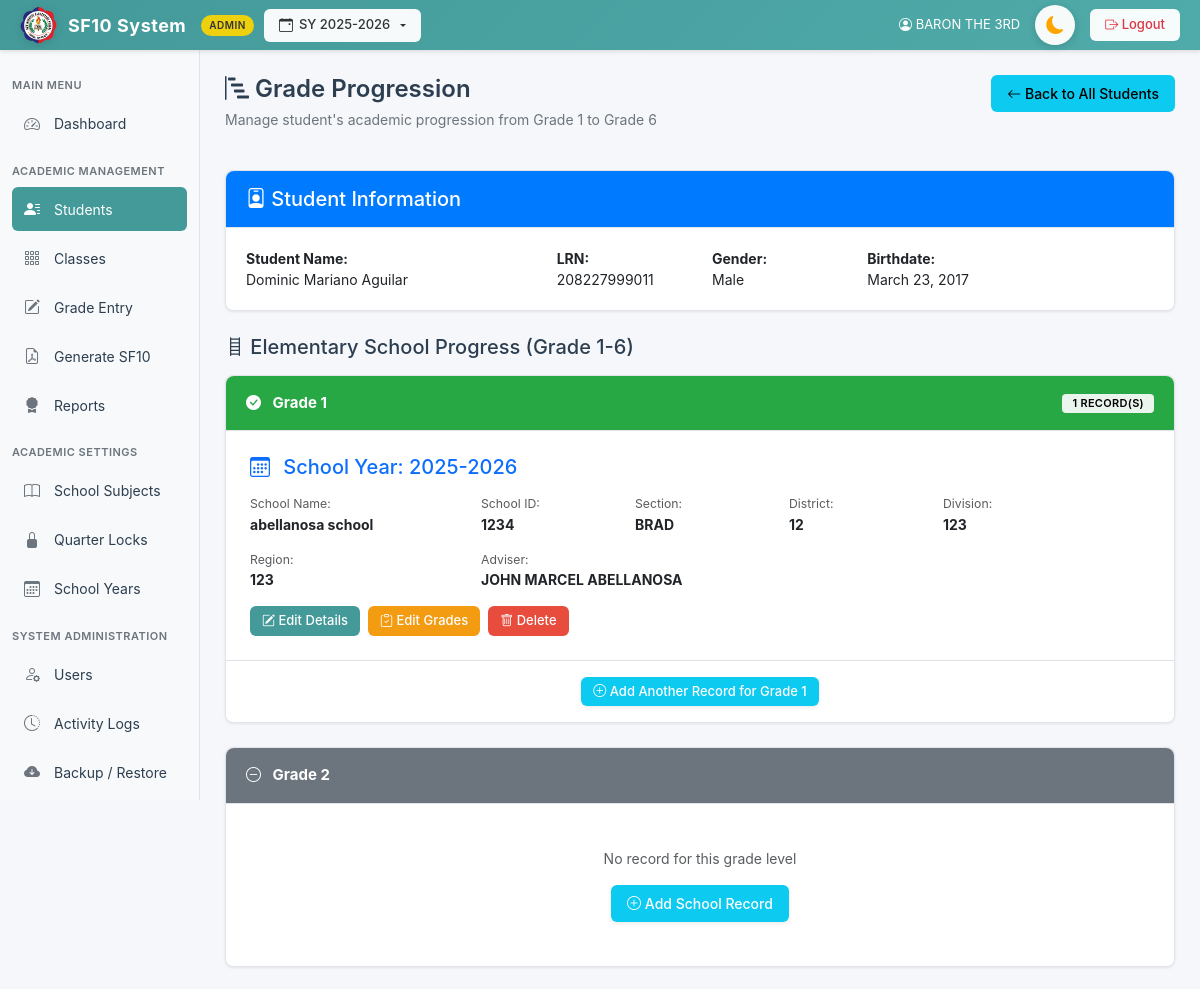
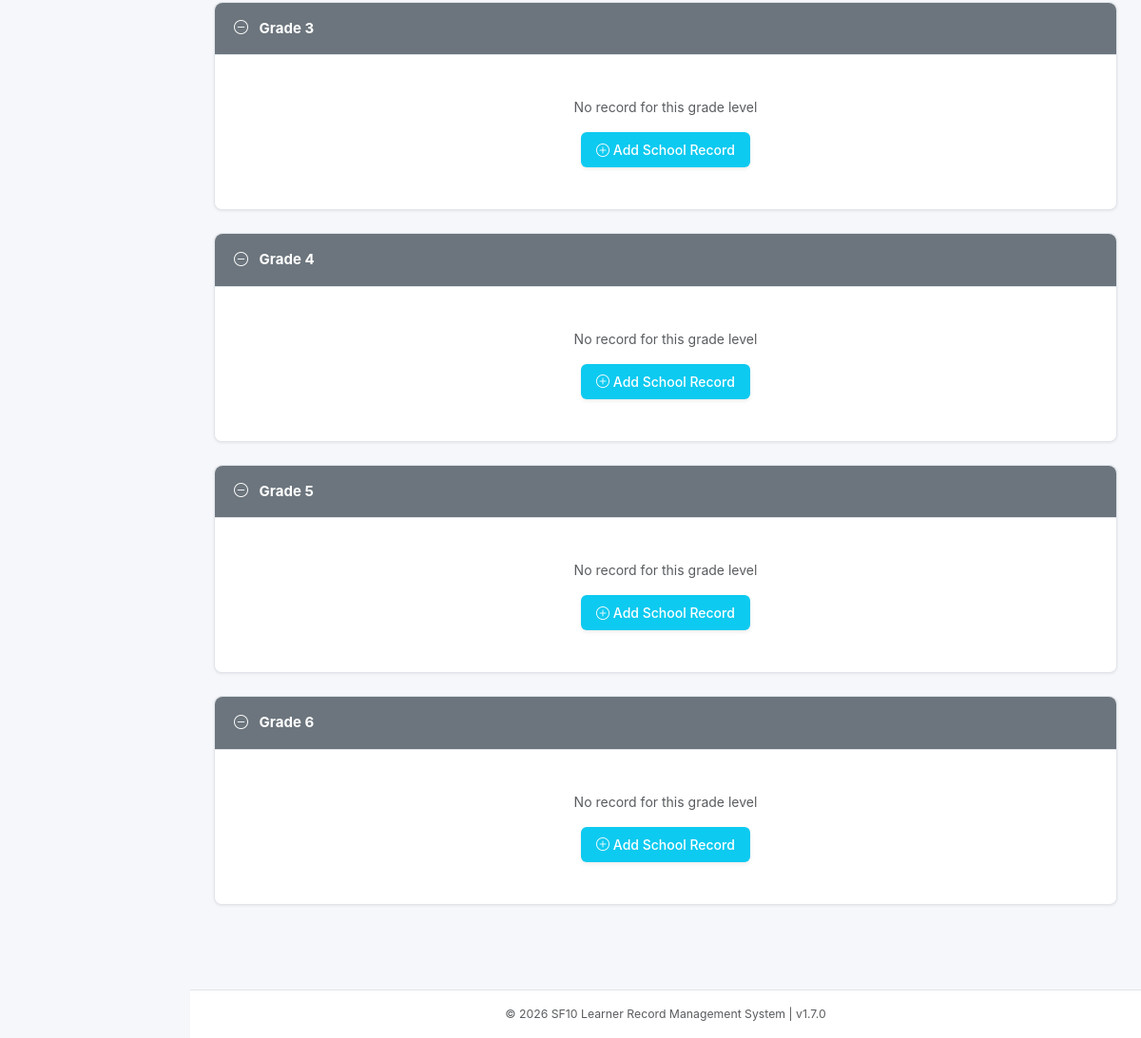
The page /pages/grade_progression.php?student_id=960 (signed in) on the database its author committed (2 pictures, top to bottom).
### tables this page shows
CREATE TABLE `students` (
  `id` int(11) NOT NULL AUTO_INCREMENT,
  `lrn` varchar(20) NOT NULL,
  `last_name` varchar(50) DEFAULT NULL,
  `first_name` varchar(50) DEFAULT NULL,
  `middle_name` varchar(50) DEFAULT NULL,
  `suffix` varchar(10) DEFAULT NULL,
  `gender` enum('Male','Female') DEFAULT NULL,
  `birthdate` date DEFAULT NULL,
  `credential_presented` enum('Kinder Progress Report','ECCD Checklist','Kindergarten Certificate of Completion','PEPT','Others') DEFAULT NULL,
  `credential_other_details` text DEFAULT NULL,
  `pept_rating` varchar(20) DEFAULT NULL,
  `pept_exam_date` date DEFAULT NULL,
  `pept_testing_center` text DEFAULT NULL,
  `created_at` timestamp NOT NULL DEFAULT current_timestamp(),
  `eligibility_school_name` varchar(100) DEFAULT NULL,
  `eligibility_school_id` varchar(50) DEFAULT NULL,
  `eligibility_school_address` varchar(255) DEFAULT NULL,
  `eligibility_remark` varchar(255) DEFAULT NULL,
  `grade_level` varchar(50) DEFAULT NULL,
  `section` varchar(50) DEFAULT NULL,
  PRIMARY KEY (`id`),
  UNIQUE KEY `lrn` (`lrn`),
  UNIQUE KEY `lrn_2` (`lrn`)
);

CREATE TABLE `schools_attended` (
  `id` int(11) NOT NULL AUTO_INCREMENT,
  `student_id` int(11) DEFAULT NULL,
  `school_name` varchar(100) DEFAULT NULL,
  `school_id` varchar(50) DEFAULT NULL,
  `district` varchar(100) DEFAULT NULL,
  `division` varchar(100) DEFAULT NULL,
  `region` varchar(50) DEFAULT NULL,
  `grade_level` int(11) DEFAULT NULL,
  `section` varchar(50) DEFAULT NULL,
  `school_year` varchar(15) DEFAULT NULL,
  `adviser_name` varchar(100) DEFAULT NULL,
  `created_at` timestamp NOT NULL DEFAULT current_timestamp(),
  `is_transfer` tinyint(1) DEFAULT 0 COMMENT '1=Transfer student, 0=Regular student',
  `active` tinyint(1) NOT NULL DEFAULT 1,
  `transfer_quarter` tinyint(1) DEFAULT NULL COMMENT '1=Q1, 2=Q2, 3=Q3, 4=Q4',
  PRIMARY KEY (`id`),
  KEY `student_id` (`student_id`),
  CONSTRAINT `schools_attended_ibfk_1` FOREIGN KEY (`student_id`) REFERENCES `students` (`id`) ON DELETE CASCADE
);

CREATE TABLE `users` (
  `id` int(11) NOT NULL AUTO_INCREMENT,
  `username` varchar(50) NOT NULL,
  `password` varchar(255) NOT NULL,
  `full_name` varchar(100) NOT NULL,
  `role` enum('admin','teacher') NOT NULL,
  `school_name` varchar(255) DEFAULT NULL,
  `school_id` varchar(50) DEFAULT NULL,
  `district` varchar(100) DEFAULT NULL,
  `division` varchar(100) DEFAULT NULL,
  `region` varchar(100) DEFAULT NULL,
  `subject_id` int(11) DEFAULT NULL COMMENT 'For subject teachers - which subject they teach',
  `created_at` timestamp NOT NULL DEFAULT current_timestamp(),
  `totp_secret` varchar(255) DEFAULT NULL,
  `2fa_on_login` tinyint(1) DEFAULT 0,
  `remember_token` varchar(255) DEFAULT NULL,
  PRIMARY KEY (`id`),
  UNIQUE KEY `username` (`username`),
  KEY `fk_users_subject` (`subject_id`),
  CONSTRAINT `fk_users_subject` FOREIGN KEY (`subject_id`) REFERENCES `subjects` (`id`) ON DELETE SET NULL ON UPDATE CASCADE
);

### pages/grade_progression.php (the view, shortened to what this page needs)
<?php
require_once "../includes/db.php";
$student_id = (int)$_GET['student_id'];
$stmt = $conn->prepare("SELECT * FROM students WHERE id = ?");
$stmt->bind_param("i", $student_id);
$stmt->execute();
$student = $stmt->get_result()->fetch_assoc();
function getSchoolInfo($conn, $school_row) {
    $info = [
        'school_name' => $school_row['school_name'] ?? '',
        'school_id' => $school_row['school_id'] ?? '',
        'district' => $school_row['district'] ?? '',
        'division' => $school_row['division'] ?? '',
        'region' => $school_row['region'] ?? ''
    ];
    return $info;
}
function getAdviserFullName($conn, $school_row) {
    $adviser_name = $school_row['adviser_name'] ?? '';
    if (!empty($adviser_name)) {
        $stmt = $conn->prepare("SELECT full_name FROM users WHERE LOWER(full_name) = LOWER(?) LIMIT 1");
        $stmt->bind_param("s", $adviser_name);
        $stmt->execute();
        $res = $stmt->get_result();
        if ($row = $res->fetch_assoc()) {
            return $row['full_name'];
        }
    }
    return $adviser_name;
}
$stmt = $conn->prepare("SELECT * FROM schools_attended WHERE student_id = ? ORDER BY grade_level ASC, school_year DESC");
$stmt->bind_param("i", $student_id);
$stmt->execute();
$records_result = $stmt->get_result();
$records = [];
while ($row = $records_result->fetch_assoc()) {
    $records[$row['grade_level']][] = $row;
}
include "../templates/header.php";
?>
<div class="d-flex justify-content-between align-items-start mb-4">
    <div class="page-header mb-0">
        <h2><i class="bi bi-bar-chart-steps"></i> Grade Progression</h2>
        <p class="subtitle">Manage student's academic progression from Grade 1 to Grade 6</p>
    </div>
    <div>
        <a href="students.php" class="btn btn-info">
            <i class="bi bi-arrow-left"></i> Back to All Students
        </a>
    </div>
</div>
<div class="card mb-4">
    <div class="card-header bg-primary text-white">
        <h5 class="mb-0"><i class="bi bi-person-badge"></i> Student Information</h5>
    </div>
    <div class="card-body">
        <div class="row">
            <div class="col-md-4">
                <strong>Student Name:</strong>
                <p class="mb-0"><?= htmlspecialchars(trim($student['first_name'] . ' ' . ($student['middle_name'] ?: '') . ' ' . $student['last_name'])) ?></p>
            </div>
            <div class="col-md-2">
                <strong>LRN:</strong>
                <p class="mb-0"><?= htmlspecialchars($student['lrn'] ?: '-') ?></p>
            </div>
            <div class="col-md-2">
                <strong>Gender:</strong>
                <p class="mb-0"><?= htmlspecialchars($student['gender'] ?: '-') ?></p>
            </div>
            <div class="col-md-4">
                <strong>Birthdate:</strong>
                <p class="mb-0">
                    <?php
                    if ($student['birthdate']) {
                        echo date('F j, Y', strtotime($student['birthdate']));
                    } else {
                        echo '-';
                    }
                    ?>
                </p>
            </div>
        </div>
    </div>
</div>
<h5 class="mb-3"><i class="bi bi-ladder"></i> Elementary School Progress (Grade 1-6)</h5>
<?php for ($grade = 1; $grade <= 6; $grade++): ?>
    <?php
    $grade_records = isset($records[$grade]) ? $records[$grade] : [];
    ?>
    <div class="card mb-4">
        <div class="card-header <?= !empty($grade_records) ? 'bg-success' : 'bg-secondary' ?> text-white d-flex justify-content-between align-items-center">
            <strong><i class="bi <?= !empty($grade_records) ? 'bi-check-circle-fill' : 'bi-dash-circle' ?> me-2"></i> Grade <?= $grade ?></strong>
            <?php if (!empty($grade_records)): ?>
                <span class="badge bg-light text-dark"><?= count($grade_records) ?> Record(s)</span>
            <?php endif; ?>
        </div>
        <div class="card-body <?= !empty($grade_records) ? 'p-0' : '' ?>">
            <?php if (!empty($grade_records)): ?>
                <?php foreach ($grade_records as $idx => $record): ?>
                    <div class="p-4 <?= $idx > 0 ? 'border-top border-2' : '' ?>">
                        <div class="d-flex justify-content-between align-items-center mb-3">
                            <h5 class="mb-0 text-primary">
                                <i class="bi bi-calendar3 me-2"></i> School Year: <?= htmlspecialchars($record['school_year'] ?: '-') ?>
                            </h5>
                        </div>
                        <?php $school_info = getSchoolInfo($conn, $record); ?>
                        <div class="row mb-3">
                            <div class="col-md-3">
                                <small class="text-muted d-block">School Name:</small>
                                <strong><?= htmlspecialchars($school_info['school_name'] ?: '-') ?></strong>
                            </div>
                            <div class="col-md-2">
                                <small class="text-muted d-block">School ID:</small>
                                <strong><?= htmlspecialchars($school_info['school_id'] ?: '-') ?></strong>
                            </div>
                            <div class="col-md-2">
                                <small class="text-muted d-block">Section:</small>
                                <strong><?= htmlspecialchars(strtoupper($record['section'] ?: '-')) ?></strong>
                            </div>
                            <div class="col-md-2">
                                <small class="text-muted d-block">District:</small>
                                <strong><?= htmlspecialchars($school_info['district'] ?: '-') ?></strong>
                            </div>
                            <div class="col-md-3">
                                <small class="text-muted d-block">Division:</small>
                                <strong><?= htmlspecialchars($school_info['division'] ?: '-') ?></strong>
                            </div>
                        </div>
                        <div class="row mb-3">
                            <div class="col-md-3">
                                <small class="text-muted d-block">Region:</small>
                                <strong><?= htmlspecialchars($school_info['region'] ?: '-') ?></strong>
                            </div>
                            <div class="col-md-3">
                                <small class="text-muted d-block">Adviser:</small>
                                <strong><?= htmlspecialchars(strtoupper(getAdviserFullName($conn, $record) ?: '-')) ?></strong>
                            </div>
                        </div>
                        <?php if ($is_admin): ?>
                        <div class="d-flex gap-2 mt-3">
                            <button type="button" class="btn btn-sm btn-primary" data-bs-toggle="collapse" data-bs-target="#editForm<?= $record['id'] ?>">
                                <i class="bi bi-pencil-square"></i> Edit Details
                            </button>
                            <a href="enter_grades.php?student_id=<?= $student_id ?>&school_attended_id=<?= $record['id'] ?>" class="btn btn-sm btn-warning">
                                <i class="bi bi-clipboard-check"></i> Edit Grades
                            </a>
                            <a href="?action=delete&id=<?= $record['id'] ?>&student_id=<?= $student_id ?>"
                               class="btn btn-sm btn-danger"
                               onclick="return confirm('Are you sure you want to delete this school record?')">
                                <i class="bi bi-trash"></i> Delete
                            </a>
                        </div>
                        <?php endif; ?>
                    </div>
                <?php endforeach; ?>
                <?php if ($is_admin): ?>
                    <div class="p-3 border-top text-center">
                        <button type="button" class="btn btn-sm btn-info text-white shadow-sm" data-bs-toggle="collapse" data-bs-target="#addForm<?= $grade ?>">
                            <i class="bi bi-plus-circle"></i> Add Another Record for Grade <?= $grade ?>
                        </button>
                    </div>
                <?php endif; ?>
            <?php else: ?>
                <div class="p-4 text-center">
                    <p class="text-muted mb-3">No record for this grade level</p>
                    <?php if ($is_admin): ?>
                        <button type="button" class="btn btn-info text-white shadow-sm" data-bs-toggle="collapse" data-bs-target="#addForm<?= $grade ?>">
                            <i class="bi bi-plus-circle"></i> Add School Record
                        </button>
                    <?php endif; ?>
                </div>
            <?php endif; ?>
        </div>
    </div>
<?php endfor; ?>
<?php include '../templates/footer.php'; ?>

### assets/css/style.css (style rules this page uses)
* { margin: 0; padding: 0; box-sizing: border-box; }
body { background-color: #f5f7fa; font-family: -apple-system, BlinkMacSystemFont, "Segoe UI", Roboto, "Helvetica Neue", Arial, sans-serif; color: #2c3e50; font-size: 14px; overflow-x: hidden; overflow-y: overlay; }
html { overflow-y: overlay; }
:root { --primary-teal: #449999; --primary-teal-dark: #3a8585; --primary-teal-light: #4FABA9; --sidebar-bg: #f8f9fa; --topbar-bg: #449999; --text-dark: #2c3e50; --text-muted: #6c757d; --border-color: #e1e5eb; --card-shadow: 0 1px 3px rgba(0, 0, 0, 0.08); --hover-bg: #f0f2f5; --card-bg: #ffffff; --input-bg: #ffffff; --input-border: #ced4da; --input-text: #212529; }
.page-header { margin-bottom: 25px; }
.page-header h2 { color: var(--text-dark); font-size: 24px; font-weight: 600; margin-bottom: 5px; }
.page-header .subtitle { color: var(--text-muted); font-size: 14px; }
.card { border: 1px solid var(--border-color); border-radius: 8px; box-shadow: var(--card-shadow); background: white; margin-bottom: 20px; }
.card-header { background: white; border-bottom: 1px solid var(--border-color); padding: 16px 20px; font-weight: 600; color: var(--text-dark); font-size: 15px; border-radius: 8px 8px 0 0 !important; }
.card-body { padding: 20px; }
.btn { border-radius: 6px; font-weight: 500; padding: 8px 16px; font-size: 14px; transition: all 0.2s; border: none; }
.btn-primary { background-color: var(--primary-teal); color: white; }
.btn-warning { background-color: #f39c12; color: white; }
.btn-danger { background-color: #e74c3c; }
.btn-sm { padding: 5px 12px; font-size: 13px; }
.badge { padding: 4px 10px; border-radius: 4px; font-size: 11px; font-weight: 600; text-transform: uppercase; letter-spacing: 0.3px; }
.bg-success { background-color: #27ae60 !important; }

### templates/header.php (style rules this page uses)
html, body { background-color: #f4f7fb; }

### pages/grade_progression.php (style rules this page uses)
.card-header { padding: 1rem 1.25rem; font-weight: 500; }
.card-header.bg-success { background-color: #28a745 !important; color: #ffffff !important; }
.card-header.bg-secondary { background-color: #6c757d !important; color: #ffffff !important; }
.card-header.bg-primary { background-color: #007bff !important; color: #ffffff !important; }
.badge.bg-light { background-color: rgba(255,255,255,0.9) !important; color: #000 !important; }

### rows shown on the page
students: first_name+middle_name+last_name "Dominic Mariano Aguilar", lrn "208227999011", gender "Male", birthdate "March 23, 2017"
schools_attended: school_year "2025-2026", school_name "abellanosa school", school "1234", section "BRAD", district "12", division "123", region "123", users.full_name "JOHN MARCEL ABELLANOSA"

### other values the page prints
$_SESSION['school_year'] "2025-2026"
$user['full_name'] "BARON THE 3RD"
count($grade_records) "1"
